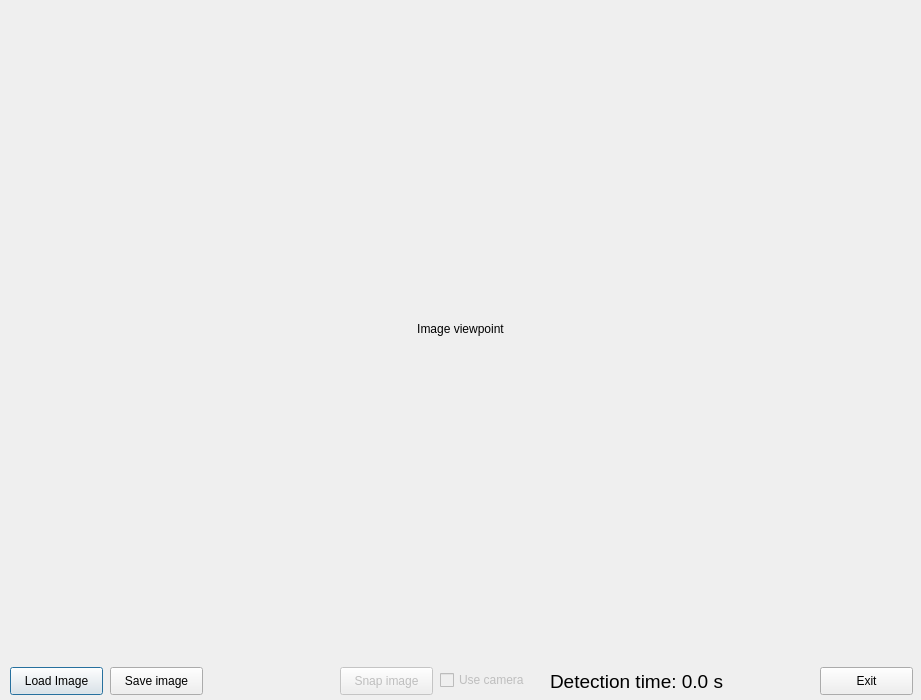
<?xml version="1.0" encoding="UTF-8"?>
<ui version="4.0">
 <class>Dialog</class>
 <widget class="QDialog" name="Dialog">
  <property name="geometry">
   <rect>
    <x>0</x>
    <y>0</y>
    <width>921</width>
    <height>700</height>
   </rect>
  </property>
  <property name="windowTitle">
   <string>YOLOv5 Detection GUI</string>
  </property>
  <widget class="QPushButton" name="button1">
   <property name="geometry">
    <rect>
     <x>10</x>
     <y>667</y>
     <width>93</width>
     <height>28</height>
    </rect>
   </property>
   <property name="text">
    <string>Load Image</string>
   </property>
  </widget>
  <widget class="QLabel" name="label1">
   <property name="geometry">
    <rect>
     <x>0</x>
     <y>0</y>
     <width>921</width>
     <height>658</height>
    </rect>
   </property>
   <property name="text">
    <string>Image viewpoint</string>
   </property>
   <property name="alignment">
    <set>Qt::AlignCenter</set>
   </property>
  </widget>
  <widget class="QPushButton" name="button2">
   <property name="geometry">
    <rect>
     <x>110</x>
     <y>667</y>
     <width>93</width>
     <height>28</height>
    </rect>
   </property>
   <property name="text">
    <string>Save image</string>
   </property>
  </widget>
  <widget class="QPushButton" name="button3">
   <property name="enabled">
    <bool>false</bool>
   </property>
   <property name="geometry">
    <rect>
     <x>340</x>
     <y>667</y>
     <width>93</width>
     <height>28</height>
    </rect>
   </property>
   <property name="text">
    <string>Snap image</string>
   </property>
  </widget>
  <widget class="QCheckBox" name="checkbox1">
   <property name="enabled">
    <bool>false</bool>
   </property>
   <property name="geometry">
    <rect>
     <x>440</x>
     <y>670</y>
     <width>111</width>
     <height>20</height>
    </rect>
   </property>
   <property name="text">
    <string>Use camera</string>
   </property>
  </widget>
  <widget class="QPushButton" name="button4">
   <property name="geometry">
    <rect>
     <x>820</x>
     <y>667</y>
     <width>93</width>
     <height>28</height>
    </rect>
   </property>
   <property name="text">
    <string>Exit</string>
   </property>
  </widget>
  <widget class="QLabel" name="label2">
   <property name="geometry">
    <rect>
     <x>550</x>
     <y>670</y>
     <width>211</width>
     <height>22</height>
    </rect>
   </property>
   <property name="font">
    <font>
     <pointsize>14</pointsize>
    </font>
   </property>
   <property name="text">
    <string>Detection time: 0.0 s</string>
   </property>
  </widget>
 </widget>
 <resources/>
 <connections/>
</ui>
